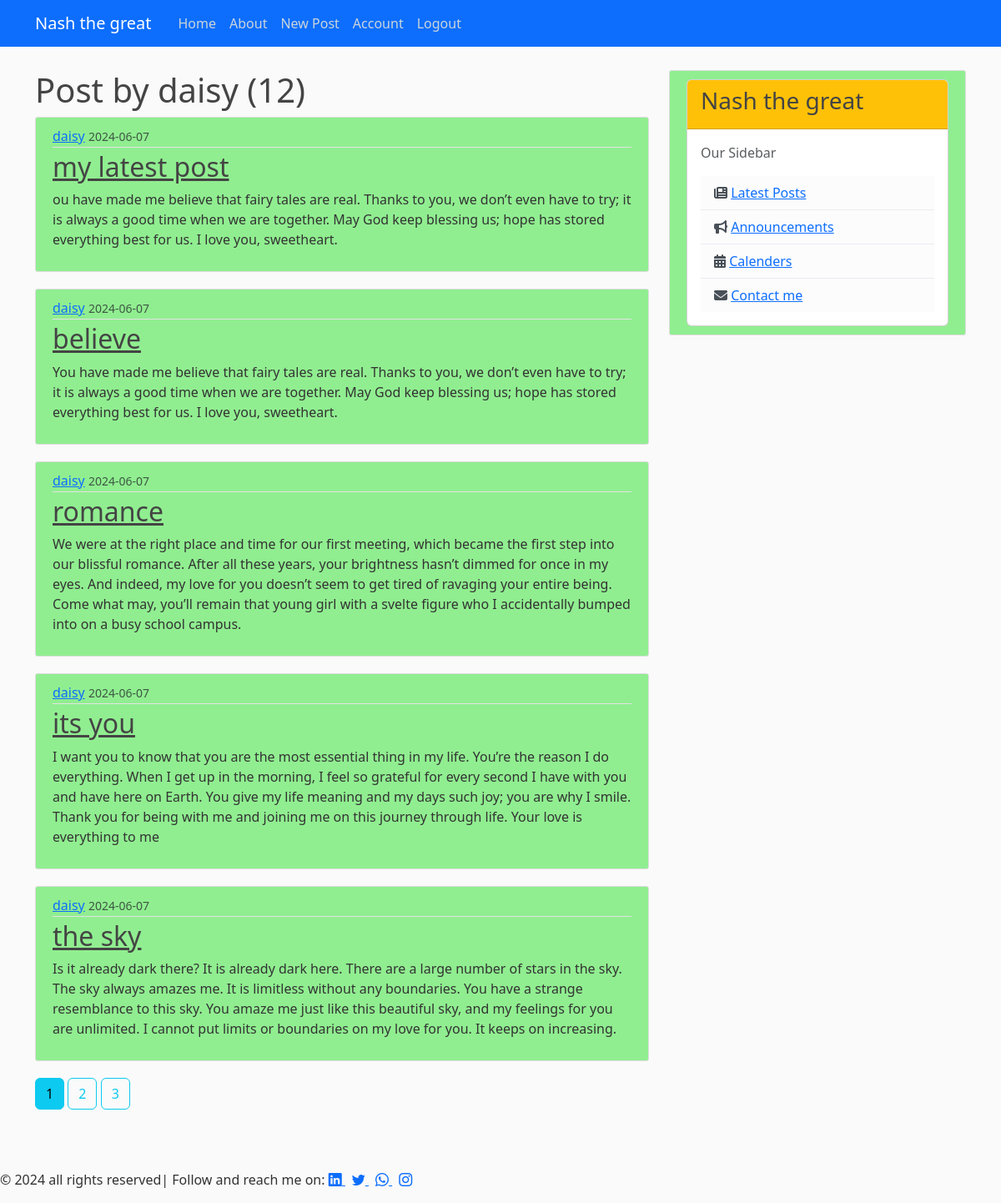
The page /user/daisy (signed in) on the database as committed earlier.
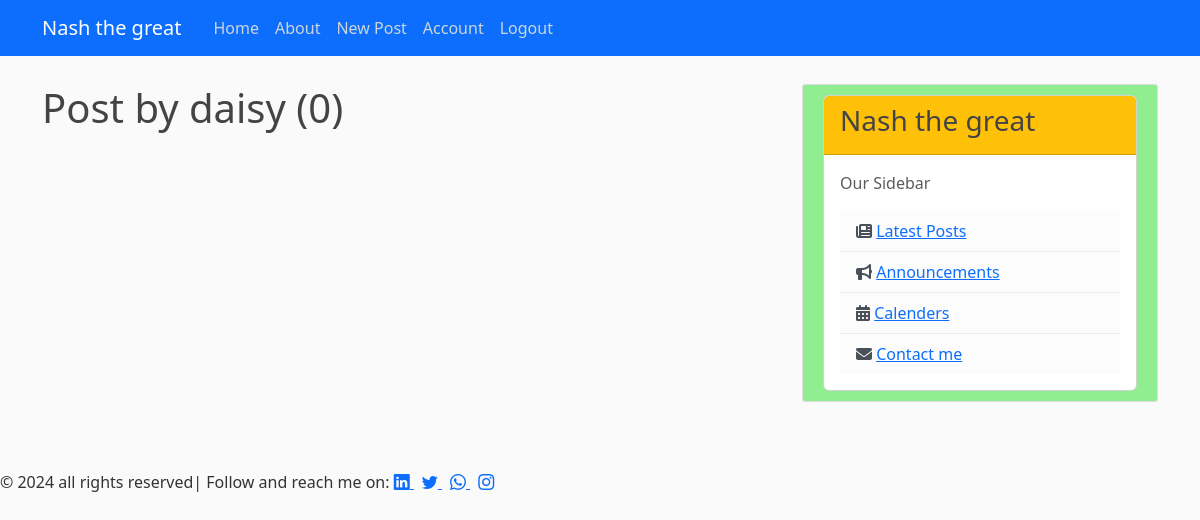
The same page on the database as committed later.
### app/models.py (models this page shows, shortened)
class Post(db.Model):
    id = db.Column(db.Integer, primary_key=True)
    title = db.Column(db.String(100), nullable=False)
    content = db.Column(db.Text, nullable=False)
    date_posted = db.Column(db.DateTime, nullable=False, default=datetime.utcnow)
    user_id = db.Column(db.Integer, db.ForeignKey('user.id'), nullable=False)

class User(db.Model, UserMixin):
    id = db.Column(db.Integer, primary_key=True)
    username = db.Column(db.String(12), unique=True, nullable=False)
    email = db.Column(db.String(120), unique=True, nullable=False)
    image_file = db.Column(db.String(20), nullable=False, default='default.jpeg')
    password = db.Column(db.String(60), nullable=False)
    posts = db.relationship("Post", backref='author', lazy=True)

### app/route.py (the view)
@app.route("/user/<string:username>")
def user_posts(username):
    user = User.query.filter_by(username=username).first_or_404()
    page = request.args.get('page', 1, type=int)
    posts = Post.query.filter_by(author=user).order_by(Post.date_posted.desc()).paginate(per_page=5, page=page)
    return render_template('user_posts.html', user=user, posts=posts)

### app/models.py (called while the page is built)
@login_manager.user_loader
def load_user(user_id):
    return User.query.get(int(user_id))

### app/templates/user_posts.html
{% extends "base.html" %}
{% block content %}
<h1>Post by {{ user.username }} ({{ posts.total }})</h1>
{% for post in posts.items %}
<article class="media content-section">
    <div class="media-body">
      <div class="article-metadata">
        <a class="mr-2" href="{{ url_for('user_posts', username=post.author.username) }}">{{ post.author.username }}</a>
        <small class="text-muted">{{ post.date_posted.strftime('%Y-%m-%d') }}</small>
      </div>
      <h2><a class="article-title" href="{{ url_for('post',post_id=post.id) }}">{{ post.title }}</a></h2>
      <p class="article-content">{{ post.content }}</p>
    </div>
  </article>
{% endfor %}
{% for page_num in posts.iter_pages() %}
{% if page_num %}
{% if posts.page == page_num %}
<a class="btn btn-info mb-4" href="{{url_for('user_posts',username=user.username, page=page_num)}}">{{ page_num }}</a>
{% else  %}
<a class="btn btn-outline-info mb-4" href="{{url_for('user_posts',username=username, page=page_num)}}">{{ page_num }}</a>
{% endif %}
{% else  %}
...
{% endif %}
{% endfor %}
{% endblock %}

Rows that differ between the two databases and show on the page:
removed Post: author.username "daisy", date_posted "2024-06-07", title "my latest post", content "ou have made me believe that fairy tales are real. Thanks to you, we don’t even have to try; it is always a good time when we are together. May God keep blessing us; hope has stored everything best for us. I love you, sweetheart."
removed Post: author.username "daisy", date_posted "2024-06-07", title "believe", content "You have made me believe that fairy tales are real. Thanks to you, we don’t even have to try; it is always a good time when we are together. May God keep blessing us; hope has stored everything best for us. I love you, sweetheart."
removed Post: author.username "daisy", date_posted "2024-06-07", title "romance", content "We were at the right place and time for our first meeting, which became the first step into our blissful romance. After all these years, your brightness hasn’t dimmed for once in my eyes. And indeed, my love for you doesn’t seem to get tired of ravaging your entire being. Come what may, you’ll remain that young girl with a svelte figure who I accidentally bumped into on a busy school campus."
removed Post: author.username "daisy", date_posted "2024-06-07", title "its you", content "I want you to know that you are the most essential thing in my life. You’re the reason I do everything. When I get up in the morning, I feel so grateful for every second I have with you and have here on Earth. You give my life meaning and my days such joy; you are why I smile. Thank you for being with me and joining me on this journey through life. Your love is everything to me"
removed Post: author.username "daisy", date_posted "2024-06-07", title "the sky", content "Is it already dark there? It is already dark here. There are a large number of stars in the sky. The sky always amazes me. It is limitless without any boundaries. You have a strange resemblance to this sky. You amaze me just like this beautiful sky, and my feelings for you are unlimited. I cannot put limits or boundaries on my love for you. It keeps on increasing."
Other text that changed with them:
{{ posts.total }}: "12" → "0"
list line gone: "1"
list line gone: "2"
list line gone: "3"
